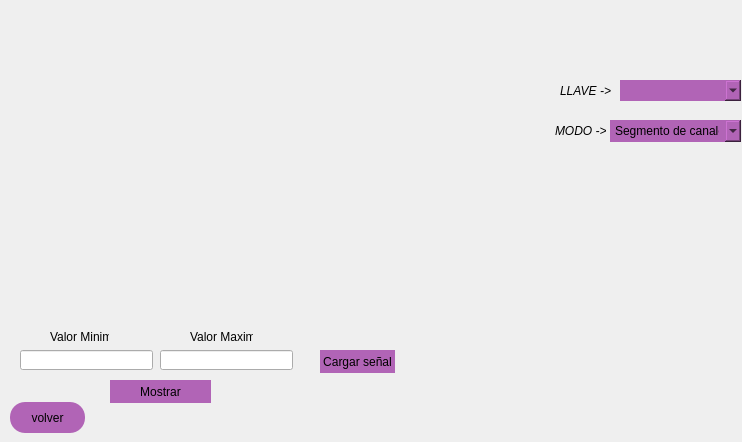
<?xml version="1.0" encoding="UTF-8"?>
<ui version="4.0">
 <class>Form</class>
 <widget class="QWidget" name="Form">
  <property name="geometry">
   <rect>
    <x>0</x>
    <y>0</y>
    <width>742</width>
    <height>442</height>
   </rect>
  </property>
  <property name="windowTitle">
   <string>Form</string>
  </property>
  <widget class="QWidget" name="grafico" native="true">
   <property name="geometry">
    <rect>
     <x>10</x>
     <y>20</y>
     <width>531</width>
     <height>301</height>
    </rect>
   </property>
   <property name="sizePolicy">
    <sizepolicy hsizetype="Fixed" vsizetype="Fixed">
     <horstretch>0</horstretch>
     <verstretch>0</verstretch>
    </sizepolicy>
   </property>
   <property name="minimumSize">
    <size>
     <width>531</width>
     <height>301</height>
    </size>
   </property>
   <property name="maximumSize">
    <size>
     <width>531</width>
     <height>301</height>
    </size>
   </property>
  </widget>
  <widget class="QComboBox" name="llave">
   <property name="geometry">
    <rect>
     <x>620</x>
     <y>80</y>
     <width>121</width>
     <height>21</height>
    </rect>
   </property>
   <property name="styleSheet">
    <string notr="true">QComboBox#llave{
background-color: rgb(177, 100, 182);
font: 14pt &quot;Comic Sans MS&quot;;
border-radius: 15px;
}</string>
   </property>
  </widget>
  <widget class="QLabel" name="label">
   <property name="geometry">
    <rect>
     <x>560</x>
     <y>83</y>
     <width>51</width>
     <height>16</height>
    </rect>
   </property>
   <property name="font">
    <font>
     <family>Arial</family>
     <pointsize>9</pointsize>
     <italic>true</italic>
    </font>
   </property>
   <property name="text">
    <string>LLAVE -&gt;</string>
   </property>
  </widget>
  <widget class="QPushButton" name="salir">
   <property name="geometry">
    <rect>
     <x>10</x>
     <y>402</y>
     <width>75</width>
     <height>31</height>
    </rect>
   </property>
   <property name="styleSheet">
    <string notr="true">QPushButton#salir{
background-color: rgb(177, 100, 182);
font: 14pt &quot;Comic Sans MS&quot;;
border-radius: 15px;
}</string>
   </property>
   <property name="text">
    <string>volver</string>
   </property>
  </widget>
  <widget class="QLabel" name="label_2">
   <property name="geometry">
    <rect>
     <x>555</x>
     <y>123</y>
     <width>51</width>
     <height>16</height>
    </rect>
   </property>
   <property name="font">
    <font>
     <family>Arial</family>
     <pointsize>9</pointsize>
     <italic>true</italic>
    </font>
   </property>
   <property name="text">
    <string>MODO -&gt;</string>
   </property>
  </widget>
  <widget class="QComboBox" name="modo_grafica">
   <property name="geometry">
    <rect>
     <x>610</x>
     <y>120</y>
     <width>131</width>
     <height>22</height>
    </rect>
   </property>
   <property name="styleSheet">
    <string notr="true">QComboBox#modo_grafica{
background-color: rgb(177, 100, 182);
font: 8pt &quot;Comic Sans MS&quot;;
border-radius: 15px;
}</string>
   </property>
   <item>
    <property name="text">
     <string>Segmento de canales</string>
    </property>
   </item>
   <item>
    <property name="text">
     <string>Canal</string>
    </property>
   </item>
  </widget>
  <widget class="QLabel" name="label_3">
   <property name="geometry">
    <rect>
     <x>190</x>
     <y>330</y>
     <width>63</width>
     <height>13</height>
    </rect>
   </property>
   <property name="text">
    <string>Valor Maximo</string>
   </property>
  </widget>
  <widget class="QLabel" name="label_4">
   <property name="geometry">
    <rect>
     <x>50</x>
     <y>330</y>
     <width>59</width>
     <height>13</height>
    </rect>
   </property>
   <property name="text">
    <string>Valor Minimo</string>
   </property>
  </widget>
  <widget class="QPushButton" name="mostrar">
   <property name="geometry">
    <rect>
     <x>110</x>
     <y>380</y>
     <width>101</width>
     <height>23</height>
    </rect>
   </property>
   <property name="styleSheet">
    <string notr="true">QPushButton#mostrar{
background-color: rgb(177, 100, 182);
font: 14pt &quot;Comic Sans MS&quot;;
border-radius: 15px;
}</string>
   </property>
   <property name="text">
    <string>Mostrar</string>
   </property>
  </widget>
  <widget class="QLineEdit" name="maximo">
   <property name="geometry">
    <rect>
     <x>160</x>
     <y>350</y>
     <width>133</width>
     <height>20</height>
    </rect>
   </property>
  </widget>
  <widget class="QLineEdit" name="minimo">
   <property name="geometry">
    <rect>
     <x>20</x>
     <y>350</y>
     <width>133</width>
     <height>20</height>
    </rect>
   </property>
  </widget>
  <widget class="QLabel" name="helloque">
   <property name="geometry">
    <rect>
     <x>560</x>
     <y>240</y>
     <width>171</width>
     <height>171</height>
    </rect>
   </property>
   <property name="text">
    <string/>
   </property>
   <property name="pixmap">
    <pixmap>icon/hello que.jpg</pixmap>
   </property>
   <property name="scaledContents">
    <bool>true</bool>
   </property>
  </widget>
  <widget class="QPushButton" name="boton_cargar">
   <property name="geometry">
    <rect>
     <x>320</x>
     <y>350</y>
     <width>75</width>
     <height>23</height>
    </rect>
   </property>
   <property name="styleSheet">
    <string notr="true">QPushButton#boton_cargar{
background-color: rgb(177, 100, 182);
font: 8pt &quot;Comic Sans MS&quot;;
border-radius: 15px;
}</string>
   </property>
   <property name="text">
    <string>Cargar señal</string>
   </property>
  </widget>
 </widget>
 <resources>
  <include location="resource/hello_que.qrc"/>
 </resources>
 <connections/>
</ui>
